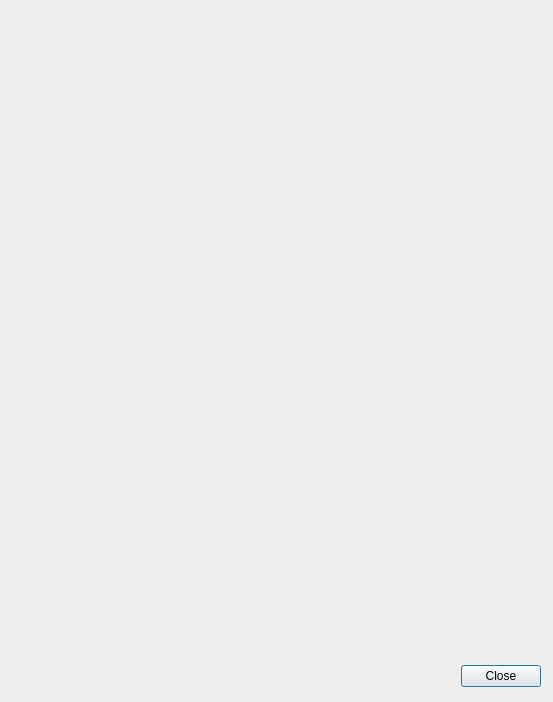
<?xml version="1.0" encoding="UTF-8"?>
<ui version="4.0">
 <class>Dialog</class>
 <widget class="QDialog" name="Dialog">
  <property name="geometry">
   <rect>
    <x>0</x>
    <y>0</y>
    <width>553</width>
    <height>702</height>
   </rect>
  </property>
  <property name="windowTitle">
   <string>Dialog</string>
  </property>
  <widget class="QDialogButtonBox" name="buttonBox">
   <property name="geometry">
    <rect>
     <x>200</x>
     <y>660</y>
     <width>341</width>
     <height>32</height>
    </rect>
   </property>
   <property name="orientation">
    <enum>Qt::Horizontal</enum>
   </property>
   <property name="standardButtons">
    <set>QDialogButtonBox::Close</set>
   </property>
  </widget>
  <widget class="QLabel" name="label">
   <property name="geometry">
    <rect>
     <x>0</x>
     <y>0</y>
     <width>551</width>
     <height>651</height>
    </rect>
   </property>
   <property name="styleSheet">
    <string notr="true">image: url(help/AutoLayoutTool_visual_demo_gif);</string>
   </property>
   <property name="text">
    <string/>
   </property>
  </widget>
 </widget>
<!-- <resources>-->
<!--  <include location="./resources.qrc"/>-->
<!-- </resources>-->
 <connections>
  <connection>
   <sender>buttonBox</sender>
   <signal>accepted()</signal>
   <receiver>Dialog</receiver>
   <slot>accept()</slot>
   <hints>
    <hint type="sourcelabel">
     <x>248</x>
     <y>254</y>
    </hint>
    <hint type="destinationlabel">
     <x>157</x>
     <y>274</y>
    </hint>
   </hints>
  </connection>
  <connection>
   <sender>buttonBox</sender>
   <signal>rejected()</signal>
   <receiver>Dialog</receiver>
   <slot>reject()</slot>
   <hints>
    <hint type="sourcelabel">
     <x>316</x>
     <y>260</y>
    </hint>
    <hint type="destinationlabel">
     <x>286</x>
     <y>274</y>
    </hint>
   </hints>
  </connection>
 </connections>
</ui>
